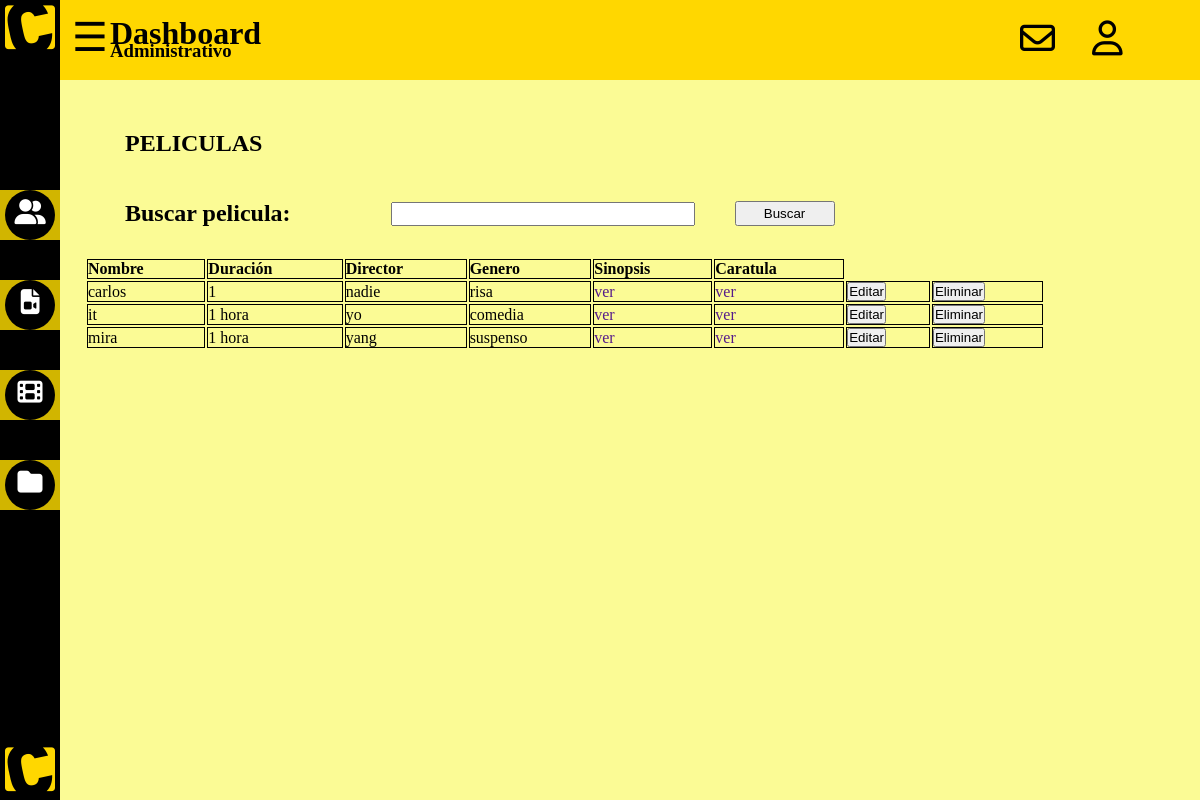
Screenshot of /peliculas with the database file from the repository.
### tables this page shows
CREATE TABLE peliculas (nombre TEXT PRIMARY KEY NOT NULL, duracion TEXT NOT NULL, director TEXT NOT NULL, genero TEXT NOT NULL, sinopsis TEXT NOT NULL, caratula BLOB);

### app.py (the view)
@app.route('/peliculas', methods=['GET','POST'])
def presentacionP():
    mostrar = db.mostrar_tabla("peliculas")
    return  render_template("dashboardP.html", tablapeli = mostrar)

### db.py (called while the page is built)
def obtener_conexion():
    try:
        conn = sqlite3.connect('database/db_peliculas.db')
        return conn
    except Error:
        print(Error)

def mostrar_tabla(tabla):
    conn = obtener_conexion()
    cursor = conn.cursor()
    sql = """ SELECT * FROM {}""".format(tabla)
    cursor.execute(sql)
    datos=cursor.fetchall()
    conn.close()
    return datos

### templates/dashboardP.html
{% extends "dashboard.html" %}
{% block contenido %}
<div class="movie">
    <h1> PELICULAS </h1>
</div>
<div class="searchMovie">
    <label for="">
        <h2>Buscar pelicula:</h2>
    </label>
    <input type="text" id="searchBox">
    <input type="submit" id="searchButton" value="Buscar">
</div>
<table id="tableOfContentsP">
    <tr>
        <th>Nombre </th>
        <th>Duración</th>
        <th>Director</th>
        <th>Genero</th>
        <th>Sinopsis</th>
        <th>Caratula</th>
    </tr>
    {% for peli in tablapeli %}
    <tr>
        <td>{{peli[0]}}</td>
        <td>{{peli[1]}}</td>
        <td>{{peli[2]}}</td>
        <td>{{peli[3]}}</td>
        <td><a href="">ver</a></td>
        <td><a href="">ver</a></td>
        <td><button>Editar</button></td>
        <td><button>Eliminar</button></td>
    </tr>
    {%endfor%}
</table>
{% endblock %}

### static/assets/css/styleR.css (style rules this page uses)
* { padding: 0; margin:0; margin-right: 0px; text-decoration: none; }
body { background: rgb(251, 251, 149); }
section .movie { height: 30px; margin: 50px 0px 40px 65px; }
section .searchMovie { margin-left: 65px; display: flex; align-items: center; }
section .searchMovie label { margin-right: 100px; }
section .searchMovie input#searchBox { height: 20px; width: 300px; margin-right: 40px; }
section .searchMovie input#searchButton { height: 25px; width: 100px; }
section table#tableOfContentsP { margin-top: 30px; margin-left: 25px; width: 80%; }
section table#tableOfContentsU, th ,td { text-align: left; border: 1px solid; }
section table#tableOfContentsF, th ,td { text-align: left; }

### rows the page displays
peliculas: nombre "carlos", duracion "1", director "nadie", genero "risa"
peliculas: nombre "it", duracion "1 hora", director "yo", genero "comedia"
peliculas: nombre "mira", duracion "1 hora", director "yang", genero "suspenso"
